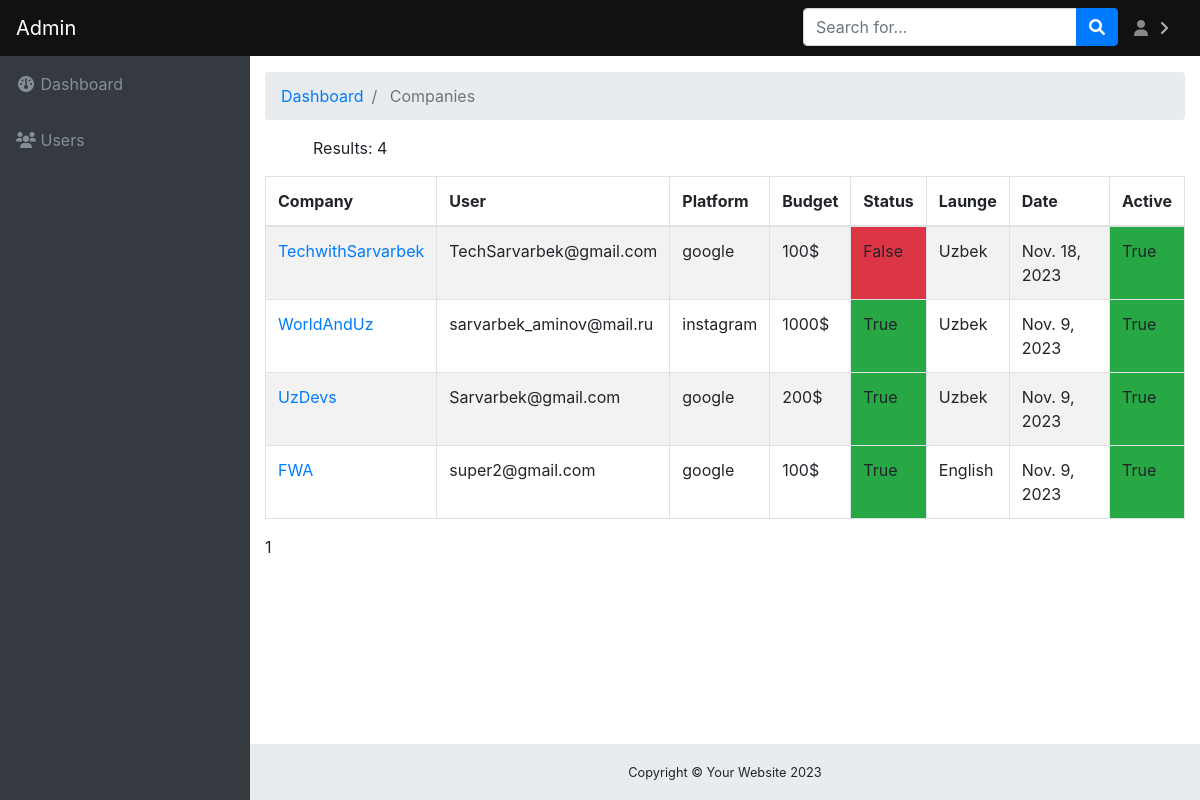
Screenshot of /companies/ (signed in) with the database file from the repository.
### company/models.py (models this page shows, shortened)
class Company(models.Model):
	user = models.ForeignKey(Users, on_delete=models.CASCADE)
	ad = models.ForeignKey(Ad, on_delete=models.CASCADE)
	locations = models.ManyToManyField(Locations)
	name = models.CharField(max_length=50)
	website = models.CharField(max_length=50)
	launge = models.CharField(max_length=20)
	status = models.BooleanField(default=False)
	created_at = models.DateField(auto_now_add=True)
	active = models.BooleanField(default=True)

class Ad(models.Model):
	headline = models.CharField(max_length=30)
	description = models.TextField(max_length=80)
	ad_type = models.CharField(max_length=20, choices=[
		('google', 'Google'),
		('facebook', 'Facebook'),
		('microsoft', 'Microsoft'),
		('instagram', 'Instagram'),
		('twitter', 'Twitter')
	])
	price = models.PositiveIntegerField()
	impressions = models.IntegerField(default=0)
	clicks = models.IntegerField(default=0)
	click_rate = models.FloatField(default=0)
	conversions = models.IntegerField(default=0)
	cost = models.FloatField(default=0)
	cpc = models.FloatField(default=0)
	cpa = models.FloatField(default=0)
	keywords = models.ManyToManyField(Keywords)

### users/models.py (models this page shows, shortened)
class Users(AbstractBaseUser, PermissionsMixin):
	email = models.EmailField(unique=True)
	password = models.CharField(max_length=225, validators=[MinLengthValidator(6)])
	confirmation_code = models.CharField(max_length=5, default=randint(10000, 99999))
	first_name = models.CharField(max_length=30)
	last_name = models.CharField(max_length=30)
	telegram_name = models.CharField(max_length=30)
	referral = models.CharField(max_length=255, null=True, blank=True)
	created_at = models.DateField(auto_now_add=True)
	active = models.BooleanField(default=False)
	block = models.BooleanField(default=False)
	is_staff = models.BooleanField(default=False)
	is_superuser = models.BooleanField(default=False)
	objects = UsersManager()
	USERNAME_FIELD = 'email'
	REQUIRED_FIELDS = ['password',]

### dashboard/views.py (the view)
# urls.py: path('companies/', companies_view, name='companies'),
@login_required
def companies_view(request):
	search = request.GET.get("search")
	if search:
		company = Company.objects.filter(Q(name=search) | Q(user__email__contains=search), active=True)
	else:
		company = Company.objects.filter(active=True).order_by('-id')
	paginator = Paginator(company, 100)
	page_number = request.GET.get('page')
	page = paginator.get_page(page_number)
	return render(request, 'dashboard/company/view.html', {
		'page':page,
		'search':search if search else '',
		'result':company.count()
	})

### dashboard/templates/dashboard/company/view.html (shortened to what this page needs)
{% extends 'base.html' %}
	{% block title %} Companies {% endblock title %}
	{% block content %}
		<p class="ml-5">Results: {{ result }}</p>
		<div class="table-responsive">
		  <table class="table table-striped table-bordered" id="myTable">
		    <thead>
		      <tr>
		        <th>Company</th>
		        <th>User</th>
		        <th>Platform</th>
		        <th>Budget</th>
		        <th>Status</th>
		        <th>Launge</th>
		        <th>Date</th>
		        <th>Active</th>
		      </tr>
		    </thead>
		    <tbody>
		    	{% for company in page %}
			      <tr>
				    <td><a href="{% url 'dashboard:company' company.id %}">{{ company.name }}</a></td>
				    <td>{{ company.user.email }}</td>
				    <td>{{ company.ad.ad_type }}</td>
				    <td>{{ company.ad.price }}$</td>
				    {% if company.status %}
				    	<td class="bg-success">{{ company.status }}</td>
				    {% else %}
				    	<td class="bg-danger">{{ company.status }}</td>
				    {% endif %}
				    <td>{{ company.launge }}</td>
				    <td>{{ company.created_at }}</td>
				    {% if company.active %}
				    	<td class="bg-success">{{ company.active }}</td>
				    {% else %}
				    	<td class="bg-danger">{{ company.active }}</td>
				    {% endif %}
			      </tr>
			    {% endfor %}
		    </tbody>
		  </table>
		</div>
		<div class="pagination">
		    <span class="step-links">
		        <span class="current-page">{{ page.number }}</span>
		    </span>
		</div>
	{% endblock content %}

### dashboard/templates/base.html (shortened to what this page needs)
{% load static %}
{% url 'dashboard:home' as home %}
{% url 'dashboard:logout' as logout %}
{% url 'dashboard:profile-update' as profile_update %}
{% url 'dashboard:users' as users %}
{% url 'dashboard:companies' as companies %}
<!DOCTYPE html>
<html>
<head>
  <link rel="stylesheet" href="https://cdn.jsdelivr.net/npm/bootstrap@4.3.1/dist/css/bootstrap.min.css">
  <link rel="stylesheet" href="https://cdnjs.cloudflare.com/ajax/libs/font-awesome/6.0.0-beta3/css/all.min.css">
  <link rel="stylesheet" type="text/css" href="{% static 'css/style.css' %}">
</head>
<body class="fixed-nav sticky-footer bg-dark" id="page-top">
  <nav style="background: #111;" class="navbar navbar-expand-lg navbar-dark  fixed-top" id="mainNav" style="border: #111 1px solid;">
    <a class="navbar-brand" href="{{ home }}">Admin</a>
    <div class="collapse navbar-collapse" id="navbarResponsive">
      <ul  class="navbar-nav navbar-sidenav" id="exampleAccordion">
        <li class="nav-item" data-toggle="tooltip" data-placement="right" title="Dashboard">
          <a class="nav-link" href="{{ home }}">
            <i class="fa fa-fw fa-dashboard"></i>
            <span class="nav-link-text">Dashboard</span>
          </a>
        </li>
        <li class="nav-item" data-toggle="tooltip" data-placement="right" title="Charts">
          <a class="nav-link" href="{{ users }}">
            <i class="fas fa-users"></i>
            <span class="nav-link-text">Users</span>
          </a>
        </li>
      </ul>
      <ul class="navbar-nav ml-auto">
        <li class="nav-item">
          <form class="form-inline my-2 my-lg-0 mr-lg-2">
            <div class="input-group">
              <input name='search' class="form-control" type="text" placeholder="Search for..." value="{{ search }}">
              <span class="input-group-append">
                <button class="btn btn-primary" type="button">
                  <i class="fa fa-search"></i>
                </button>
              </span>
            </div>
          </form>
        </li>
        <div class="collapse navbar-collapse" id="navbarSupportedContent">
          <ul class="navbar-nav ml-auto">
            <li class="nav-item dropdown">
              <a class="nav-link dropdown-toggle" href="#" id="navbarDropdown" role="button" data-toggle="dropdown"
                aria-haspopup="true" aria-expanded="false">
                <i class="fas fa-user"></i>
              </a>
            </li>
          </ul>
        </div>
      </ul>
    </div>
  </nav>
  <div class="content-wrapper">
    <div class="container-fluid">
      <ol class="breadcrumb">
        <li class="breadcrumb-item">
          <a href="{{ home }}">Dashboard</a>
        </li>
        <li class="breadcrumb-item active">{% block title %} Dashboard {% endblock title %}</li>
      </ol>
    </div>
    <div class="container">
      {% block content %}
      {% endblock content %}
    </div>
  </div>
    <footer class="sticky-footer">
      <div class="container">
        <div class="text-center">
          <small>Copyright © Your Website {% now "Y" %}</small>
        </div>
      </div>
    </footer>
</body>
</html>

### static/css/style.css (style rules this page uses)
html { position: relative; min-height: 100%; }
body { overflow-x: hidden; }
body.sticky-footer { margin-bottom: 56px; }
body.sticky-footer .content-wrapper { min-height: calc(100vh - 56px - 56px); }
body.fixed-nav { padding-top: 56px; }
.content-wrapper { min-height: calc(100vh - 56px); padding-top: 1rem; }
#mainNav .navbar-collapse { overflow: auto; max-height: 75vh; }
#mainNav .navbar-collapse .navbar-nav .nav-item .nav-link { cursor: pointer; }
#mainNav .navbar-collapse .navbar-nav > .nav-item.dropdown > .nav-link { position: relative; min-width: 45px; }
#mainNav .navbar-collapse .navbar-nav > .nav-item.dropdown > .nav-link:after { float: right; width: auto; content: '\f105'; border: none; font-family: 'FontAwesome'; }
@media (min-width: 992px) { #mainNav .navbar-brand { width: 250px; } }
@media (min-width: 992px) { #mainNav .navbar-collapse { overflow: visible; max-height: none; } }
@media (min-width: 992px) { #mainNav .navbar-collapse .navbar-sidenav { position: absolute; top: 0; left: 0; -webkit-flex-direction: column; -ms-flex-direction: column; flex-direction: column; margin-top: 56px; } }
@media (min-width: 992px) { #mainNav .navbar-collapse .navbar-sidenav > .nav-item { width: 250px; padding: 0; } }
@media (min-width: 992px) { #mainNav .navbar-collapse .navbar-sidenav > .nav-item > .nav-link { padding: 1em; } }
@media (min-width: 992px) { #mainNav .navbar-collapse .navbar-nav > .nav-item.dropdown > .nav-link { min-width: 0; } }
@media (min-width: 992px) { #mainNav .navbar-collapse .navbar-nav > .nav-item.dropdown > .nav-link:after { width: 24px; text-align: center; } }
@media (min-width: 992px) { #mainNav.fixed-top .navbar-sidenav { height: calc(100vh - 112px); } }
.content-wrapper { overflow-x: hidden; background: white; }
@media (min-width: 992px) { .content-wrapper { margin-left: 250px; } }
#mainNav.navbar-dark .navbar-collapse .navbar-sidenav > .nav-item > .nav-link { color: #868e96; }
#mainNav.navbar-dark .navbar-collapse .navbar-nav > .nav-item.dropdown > .nav-link:after { color: #adb5bd; }
@media (min-width: 992px) { #mainNav.navbar-dark .navbar-collapse .navbar-sidenav { background: #343a40; } }
footer.sticky-footer { position: absolute; right: 0; bottom: 0; width: 100%; height: 56px; background-color: #e9ecef; line-height: 55px; }
@media (min-width: 992px) { footer.sticky-footer { width: calc(100% - 250px); } }

### rows the page displays
Company: name "TechwithSarvarbek", user.email "TechSarvarbek@gmail.com", ad.ad_type "google", ad.price "100", status "False", launge "Uzbek", created_at "Nov. 18, 2023", active "True"
Company: name "WorldAndUz", user.email "sarvarbek_aminov@mail.ru", ad.ad_type "instagram", ad.price "1000", status "True", launge "Uzbek", created_at "Nov. 9, 2023", active "True"
Company: name "UzDevs", user.email "Sarvarbek@gmail.com", ad.ad_type "google", ad.price "200", status "True", launge "Uzbek", created_at "Nov. 9, 2023", active "True"
Company: name "FWA", user.email "super2@gmail.com", ad.ad_type "google", ad.price "100", status "True", launge "English", created_at "Nov. 9, 2023", active "True"

### other values shown
{{ result }} "4"
{{ page.number }} "1"
